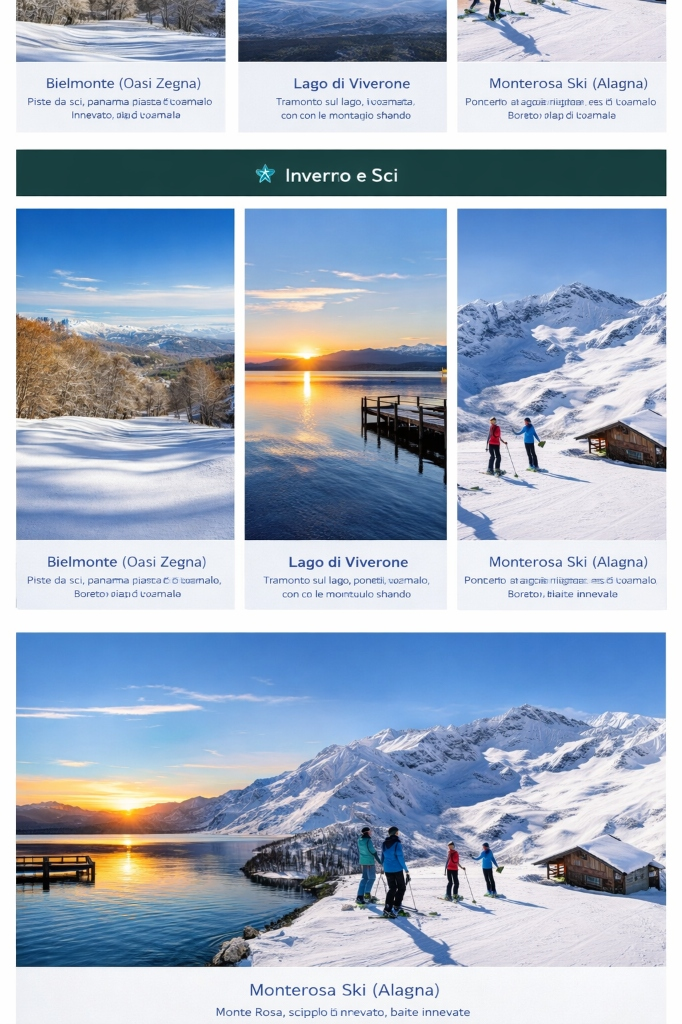
#> input picture demo/img/collage_inverno.jpg, 682 x 1024 px
$ python split_script_pil.py
#> lines starting #> are read from the running program, lines starting #| are printed output that depends on the picture; after the words box and inside, x2 and y2 are one past the last pixel; in counts of white or black regions, pixels touching at a corner belong together

from PIL import Image, ImageOps
import sys

def split_image():
    try:
        img_path = 'img/collage_inverno.jpg'
        img = Image.open(img_path)
#> img is the input picture: PIL image 682x1024 RGB; mean R, G, B 162.8, 176.4, 194.9
        img = img.convert("RGB")
        width, height = img.size
#> width = 682; height = 1024
        print(f"Dimensione immagine: {width}x{height}")
#| Dimensione immagine: 682x1024

        # Converti in scala di grigi per l'analisi
        gray = img.convert("L")
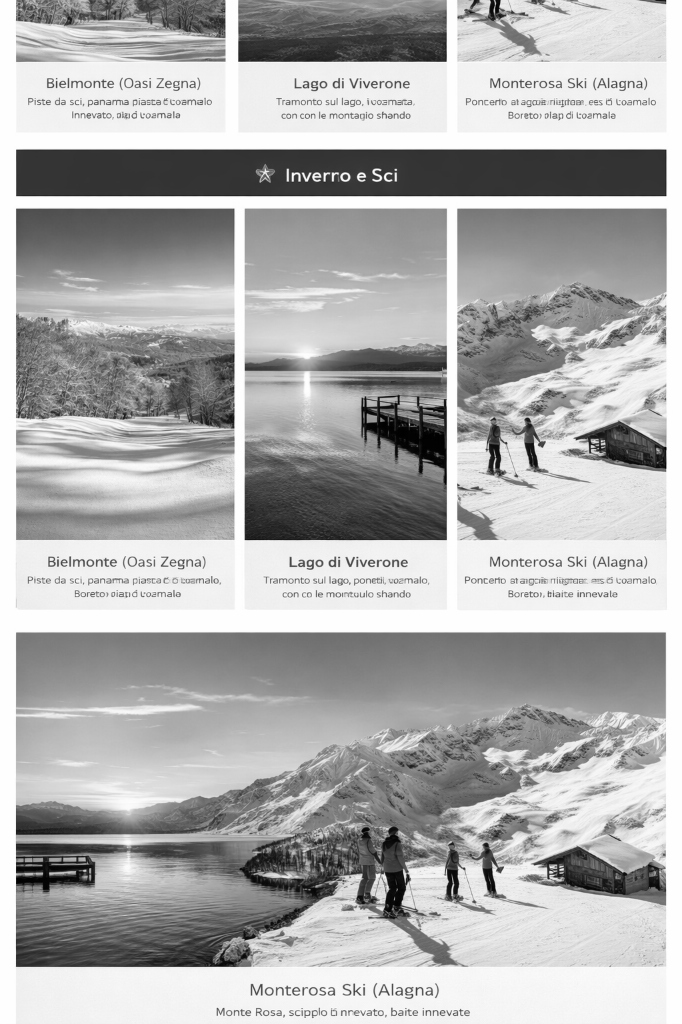
#> gray: PIL image 682x1024 L; min 0, max 255, mean 174.4
        # Binarizza: tutto ciò che non è quasi bianco diventa nero, il resto bianco
        threshold = 240
        # Invertiamo: sfondo nero, oggetti bianchi per trovare i box
        bw = gray.point(lambda x: 0 if x > threshold else 255, '1')
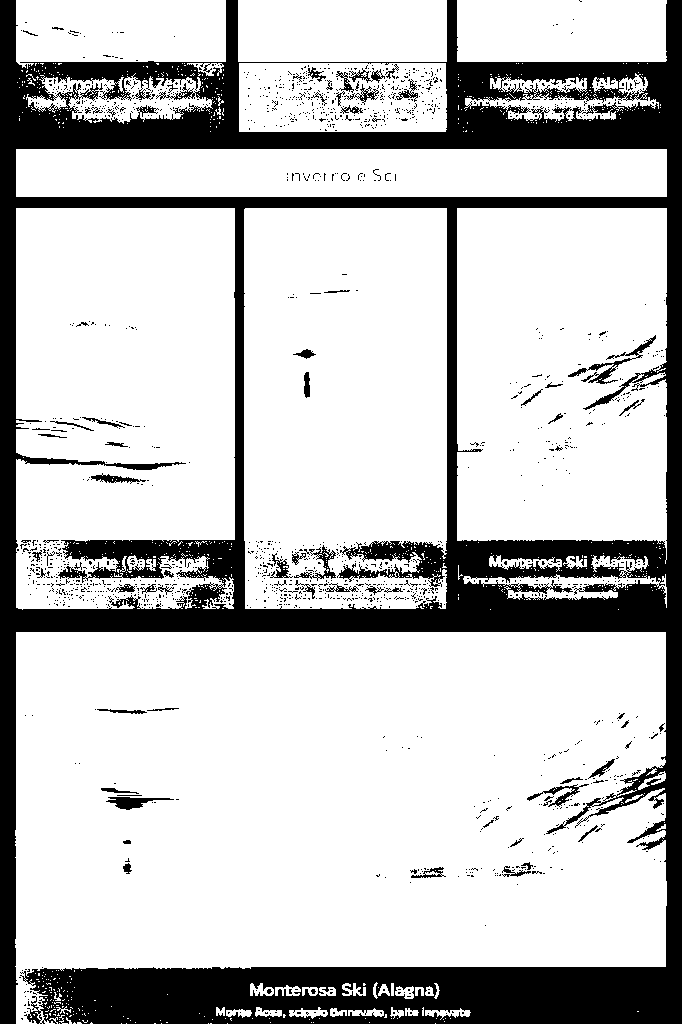
#> bw: PIL image 682x1024 1; 77% white; 1574 black regions (1505 under 20 px), largest, box (x1, y1, x2, y2) and area: (0, 0, 682, 1024) 150474, (568, 335, 656, 384) 626, (106, 797, 174, 810) 407

        # Projettiamo sull'asse Y per trovare le righe
        # Somma i pixel bianchi per ogni riga
        # import numpy as np - RIMOSSO per evitare dipendenze mancanti
        # Se PIL c'è, numpy spesso c'è. Proviamo senza numpy per sicurezza estrema o usiamo un metodo semplice

        # Metodo semplice euristico: griglia fissa o quasi.
        # Dall'immagine vedo 3 colonne e 3 righe (l'ultima riga ha 3 img).
        # Ma ci sono i banner blu.

        # Facciamo una cosa più robusta: bounding box delle aree non bianche.
        # Possiamo trovare le componenti connesse o fare una scansione.

        # Scansione semplice a griglia "manuale" basata sui pixel
        # Cerchiamo le "isole" di contenuto.

        bboxes = []
        # bbox = (min_x, min_y, max_x, max_y)

        # Troviamo box ricorsivamente o iterativamente?
        # Usiamo ImageOps.invert per avere sfondo nero e oggetti colorati
        inverted = ImageOps.invert(img.convert("L"))
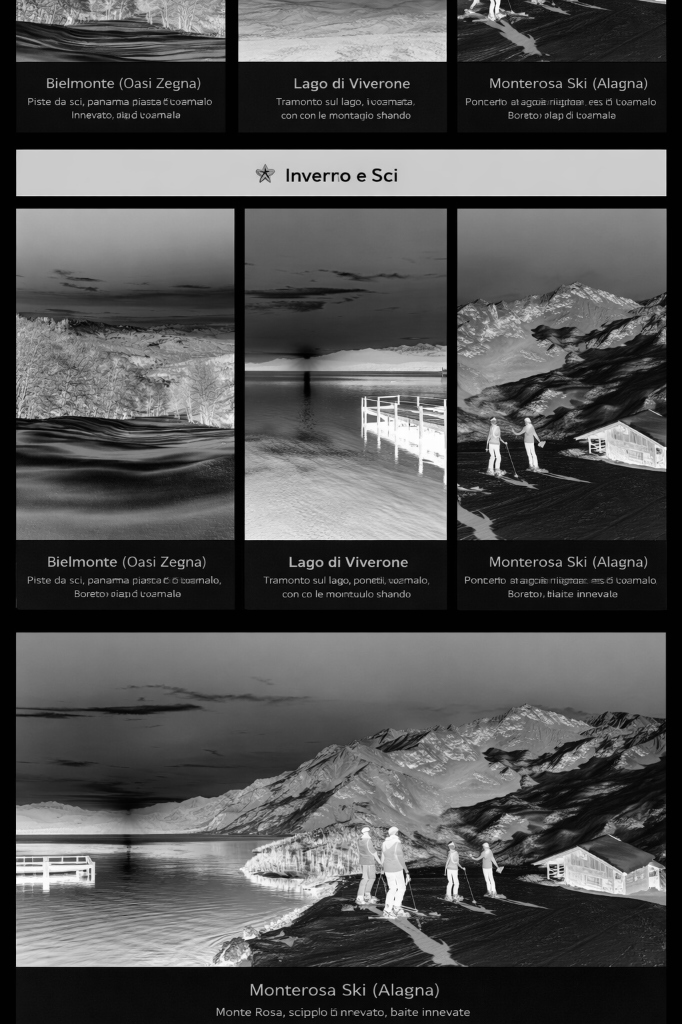
#> inverted: PIL image 682x1024 L; min 0, max 255, mean 80.6
        # Getbbox trova il box di TUTTO il contenuto non nero.
        # Non utilissimo se è tutto unito.

        # Strategia "Fetta": Tagliamo dove ci sono righe interamente bianche (o quasi)
        # 1. Trova intervalli Y dove c'è contenuto
        row_has_content = []
        pixels = bw.load()
        for y in range(height):
            has_content = False
            for x in range(0, width, 5): # Campionamento ogni 5px per velocità
                if pixels[x, y] > 0: # Trovato pixel non bianco (cioè nero nel binarizzato invertito? no aspetta)
                    # bw: 0 se > threshold (bianco originale), 255 se <= threshold (scuro originale)
                    # Quindi cerchiamo 255
                    has_content = True
                    break
            row_has_content.append(has_content)

        # Trova segmenti Y
        y_ranges = []
        in_segment = False
        start_y = 0
        for y, has in enumerate(row_has_content):
            if has and not in_segment:
                start_y = y
                in_segment = True
            elif not has and in_segment:
                # Fine segmento (se alto almeno tot pixel)
                if y - start_y > 50:
                    y_ranges.append((start_y, y))
                in_segment = False
#> after the loop, in_segment = True; start_y = 978
        if in_segment and height - start_y > 50:
            y_ranges.append((start_y, height))

        print(f"Trovate {len(y_ranges)} righe di contenuto.")
#| Trovate 4 righe di contenuto.

        count = 0
        final_crops = []

        # Per ogni striscia orizzontale, trova le colonne
        for (y1, y2) in y_ranges:
            strip_h = y2 - y1
            # Ignora strisce troppo sottili (es. solo testo piccolo o linee)
            if strip_h < 100:
                continue

            # Ora scansiona X in questa striscia
            col_has_content = []
            for x in range(width):
                has_content = False
                for y in range(y1, y2, 5):
                    if pixels[x, y] > 0:
                        has_content = True
                        break
                col_has_content.append(has_content)

            x_ranges = []
            in_x = False
            start_x = 0
            for x, has in enumerate(col_has_content):
                if has and not in_x:
                    start_x = x
                    in_x = True
                elif not has and in_x:
                    if x - start_x > 50:
                        x_ranges.append((start_x, x))
                    in_x = False
            if in_x and width - start_x > 50:
                x_ranges.append((start_x, width))

            # Salva i crop
            for (x1, x2) in x_ranges:
                # Verifica aspect ratio per escludere i banner orizzontali lunghi
                w_crop = x2 - x1
                h_crop = y2 - y1
                ratio = w_crop / h_crop

                # Le card sono verticali o quadrate (ratio < 2). I banner sono larghissimi (ratio > 3)
                if ratio < 3.0:
                    crop = img.crop((x1, y1, x2, y2))
                    filename = f"img/crop_{count}.jpg"
                    crop.save(filename, quality=95)
                    print(f"Salvato {filename} (w={w_crop}, h={h_crop}, ratio={ratio:.2f})")
                    final_crops.append(filename)
                    count += 1
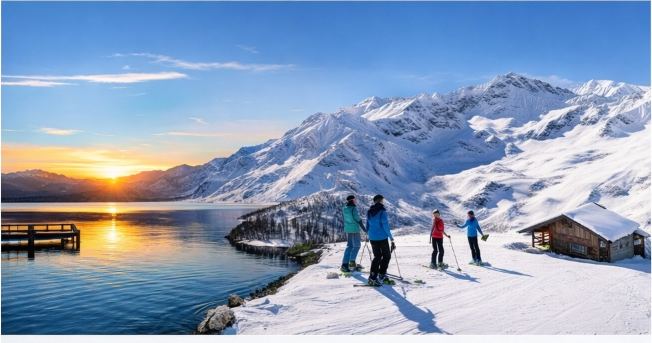
#> crop: PIL image 652x343 RGB; mean R, G, B 139.6, 158.9, 186.4
#> after the loop, count = 4; final_crops = ['img/crop_0.jpg', 'img/crop_1.jpg', 'img/crop_2.jpg', 'img/crop_3.jpg']

        print(f"Totale salvati: {count}")
#| Totale salvati: 4

    except Exception as e:
        print(f"Errore: {e}")

if __name__ == "__main__":
    split_image()

$ run again, with demo/img/bielmonte-vertical.jpg copied over demo/img/collage_inverno.jpg
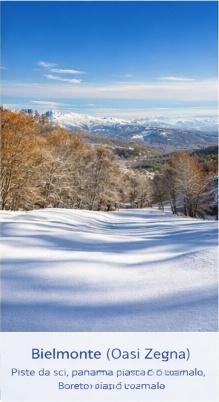
#> input picture demo/img/bielmonte-vertical.jpg, 219 x 402 px
#> in split_image, img is the input picture: PIL image 219x402 RGB; mean R, G, B 151.9, 168.6, 191
#| Dimensione immagine: 219x402
#> in split_image, `bw = gray.point(lambda x: 0 if x > threshold else 255, '1')`:
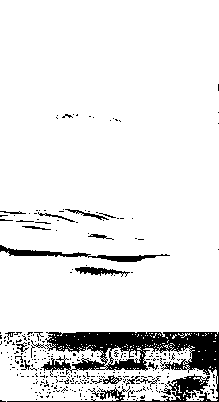
#> bw: PIL image 219x402 1; 90.7% white; 316 black regions (295 under 20 px), largest, box (x1, y1, x2, y2) and area: (7, 332, 219, 402) 5556, (0, 245, 170, 262) 708, (75, 267, 130, 277) 250
#| Trovate 1 righe di contenuto.
#> the loop in split_image, `for (y1, y2) in y_ranges:` made 1 pass
#> pass 1, in split_image, `crop.save(filename, quality=95)`:
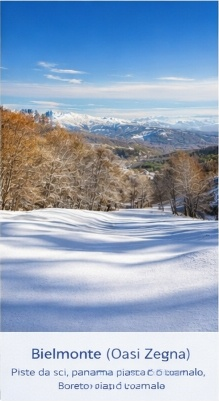
#> saved as crop_0.jpg: PIL image 219x401 RGB; mean R, G, B 151.7, 168.4, 190.8
#> after the loop in split_image, `for (y1, y2) in y_ranges:`: count = 1; final_crops = ['img/crop_0.jpg']
#| Totale salvati: 1

$ run again, with demo/img/bielmonte.jpg copied over demo/img/collage_inverno.jpg
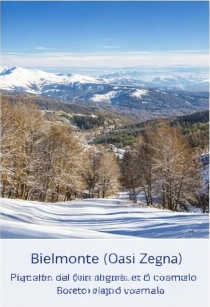
#> input picture demo/img/bielmonte.jpg, 210 x 307 px
#> in split_image, img is the input picture: PIL image 210x307 RGB; mean R, G, B 158.3, 168.5, 181.3
#| Dimensione immagine: 210x307
#> in split_image, `bw = gray.point(lambda x: 0 if x > threshold else 255, '1')`:
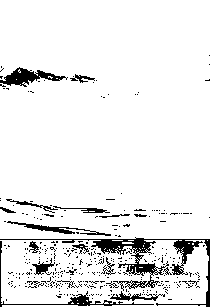
#> bw: PIL image 210x307 1; 91.9% white; 343 black regions (323 under 20 px), largest, box (x1, y1, x2, y2) and area: (0, 237, 210, 307) 1948, (0, 67, 68, 87) 556, (0, 241, 154, 307) 450
#| Trovate 2 righe di contenuto.
#> the loop in split_image, `for (y1, y2) in y_ranges:` made 2 passes
#> pass 1, in split_image, `crop.save(filename, quality=95)`:
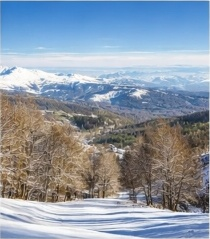
#> saved as crop_0.jpg: PIL image 210x239 RGB; mean R, G, B 139.8, 151.6, 165.4
#> after the loop in split_image, `for (y1, y2) in y_ranges:`: count = 1; final_crops = ['img/crop_0.jpg']
#| Totale salvati: 1

$ run again, with demo/img/burcina.jpg copied over demo/img/collage_inverno.jpg
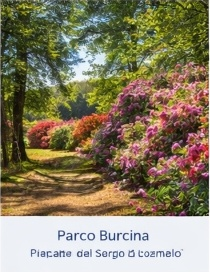
#> input picture demo/img/burcina.jpg, 210 x 272 px
#> in split_image, img is the input picture: PIL image 210x272 RGB; mean R, G, B 137.4, 128, 101
#| Dimensione immagine: 210x272
#> in split_image, `bw = gray.point(lambda x: 0 if x > threshold else 255, '1')`:
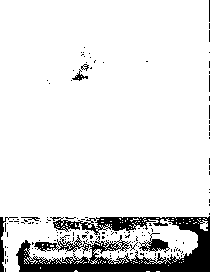
#> bw: PIL image 210x272 1; 89.6% white; 145 black regions (138 under 20 px), largest, box (x1, y1, x2, y2) and area: (16, 216, 210, 272) 4927, (139, 233, 170, 253) 243, (0, 217, 18, 272) 202
#> in split_image, `inverted = ImageOps.invert(img.convert("L"))`:
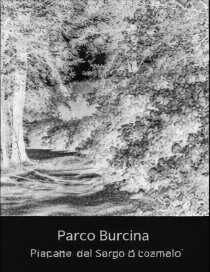
#> inverted: PIL image 210x272 L; min 2, max 244, mean 127.3
#| Trovate 1 righe di contenuto.
#> after the loop in split_image, `for (y1, y2) in y_ranges:`: count = 1; final_crops = ['img/crop_0.jpg']
#| Totale salvati: 1
